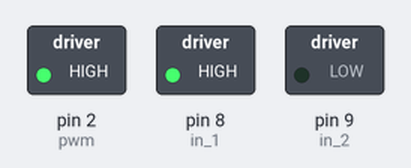
Simulated run of this sketch. Board: Arduino Uno, built with avr-gcc and run on an emulated ATmega328P. Shown: switched loads named in the sketch (green lamp = pin HIGH).

Above: at 1.5 s.
At 13.7 s:
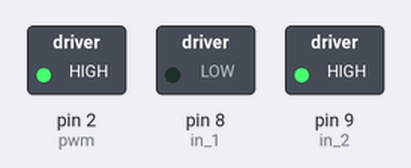
At 19.5 s:
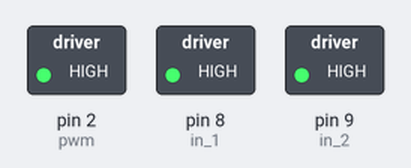
Timing chart, 0 to 28.2 s (numbered marks = the images above):
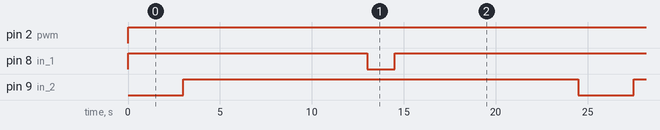

Measured:
- by itself, pin 2 (pwm): LOW → HIGH at 0.00 s
- by itself, pin 8 (in_1): repeats every 24.5 s: LOW 1.5 s, HIGH 23.0 s
- by itself, pin 9 (in_2): alternates HIGH for 21.5 s and LOW for 3.0 s

The sketch:

trial_dcmotor.ino
```cpp
const int pwm = 2 ;  //initializing pin 2 as pwm
const int in_1 = 8 ;
const int in_2 = 9 ;

//For providing logic to L298 IC to choose the direction of the DC motor

void setup()
{
pinMode(pwm,OUTPUT) ;   //we have to set PWM pin as output
pinMode(in_1,OUTPUT) ;  //Logic pins are also set as output
pinMode(in_2,OUTPUT) ;
}

void loop()
{
//For Clock wise motion , in_1 = High , in_2 = Low

digitalWrite(in_1,HIGH) ;
digitalWrite(in_2,LOW) ;
analogWrite(pwm,255) ;
delay(3000) ;

//For brake
digitalWrite(in_1,HIGH) ;
digitalWrite(in_2,HIGH) ;
delay(10000) ;

//For Anti Clock-wise motion - IN_1 = LOW , IN_2 = HIGH
digitalWrite(in_1,LOW) ;
digitalWrite(in_2,HIGH) ;
delay(1500) ;

//For brake
digitalWrite(in_1,HIGH) ;
digitalWrite(in_2,HIGH) ;
delay(10000) ;

 }
```
